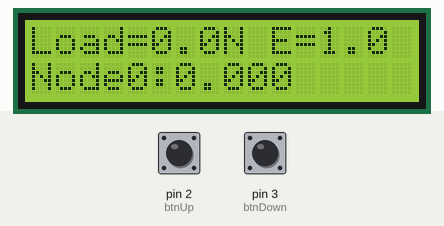
Bench run of a sketch on a simulated Arduino Uno, built with avr-gcc and run on an emulated ATmega328P. Parts: 16×2 character LCD. Inputs (shaded band) come from the test bench; at power-on: pin 2 (btnUp) HIGH, pin 3 (btnDown) HIGH.

Above: at 2.1 s.
At 6.1 s:
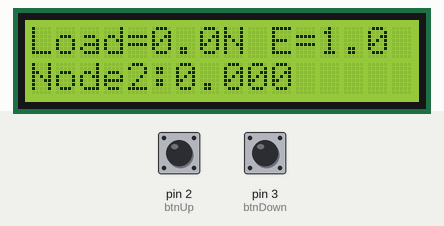
At 10.1 s:
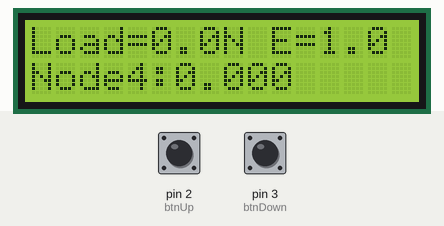
At 20.1 s:
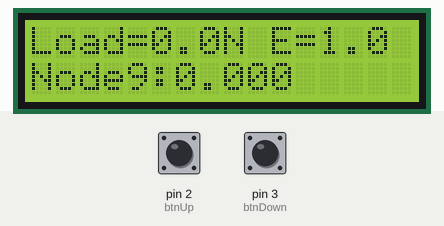
At 30.1 s:
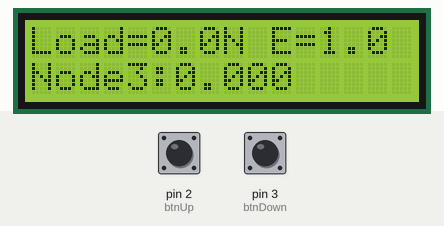
At 38.1 s:
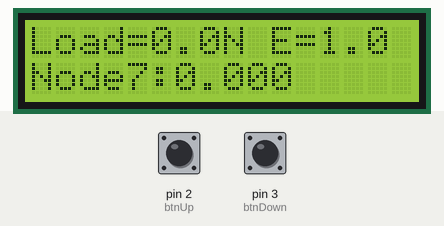

The sketch:

fem-finite-element-method.ino
```cpp
#include <LiquidCrystal.h>
LiquidCrystal lcd(8, 9, 4, 5, 6, 7);

// ======= FEM parameters =======
const int nElems = 10;              // number of elements
const int nNodes = nElems + 1;      // =11 nodes :contentReference[oaicite:5]{index=5}
float L = 1.0;                      // total length (m)
float Le = L / nElems;              // element length :contentReference[oaicite:6]{index=6}
float A = 1.0;                      // cross‑section area (m²)
float Evals[3] = {1.0, 2.0, 5.0};    // three E options :contentReference[oaicite:7]{index=7}
int Eindex = 0;                     // current E selection
float E = Evals[Eindex];

// nodal load vector and solution
float F[nNodes];
float u[nNodes];
float K[nNodes][nNodes];            // global stiffness :contentReference[oaicite:8]{index=8}

// ======= UI pins =======
const int btnUp    = 2;   // increase load
const int btnDown  = 3;   // decrease load :contentReference[oaicite:9]{index=9}
const int btnCycle = 4;   // cycle Young’s E :contentReference[oaicite:10]{index=10}

// UI state
unsigned long lastDebounce = 0;
const unsigned long debounceDelay = 50;
int lastStateUp=HIGH, lastStateDown=HIGH, lastStateCycle=HIGH;
int displayNode = 0;
unsigned long lastRefresh=0;

// solve 11×11 via simple Gauss elimination
void solveSystem(int N, float M[][nNodes], float b[], float x[]) {
  for(int k=0; k<N-1; k++){
    for(int i=k+1; i<N; i++){
      float m = M[i][k] / M[k][k];
      for(int j=k; j<N; j++) M[i][j] -= m * M[k][j];
      b[i] -= m * b[k];
    }
  }
  for(int i=N-1; i>=0; i--){
    float s = b[i];
    for(int j=i+1; j<N; j++) s -= M[i][j]*x[j];
    x[i] = s / M[i][i];
  }
}

void assembleSolve() {
  // zero K & F
  for(int i=0;i<nNodes;i++){
    F[i]=0;
    for(int j=0;j<nNodes;j++) K[i][j]=0;
  }
  // assemble element stiffness ke into K :contentReference[oaicite:11]{index=11}
  float ke = E*A/Le;
  for(int e=0; e<nElems; e++){
    int n1=e, n2=e+1;
    K[n1][n1]+= ke;  K[n1][n2]+= -ke;
    K[n2][n1]+= -ke; K[n2][n2]+= ke;
  }
  // apply Dirichlet BC at node0 (u0=0) :contentReference[oaicite:12]{index=12}
  for(int j=0;j<nNodes;j++){ K[0][j]=0; K[j][0]=0; }
  K[0][0]=1; F[0]=0;
  // apply variable load at last node
  K[nNodes-1][nNodes-1] += 0;  // no modification to stiffness
  F[nNodes-1] = F[nNodes-1];    // already set by button logic
  // solve
  solveSystem(nNodes, K, F, u);
}

void setup() {
  lcd.begin(16,2);
  pinMode(btnUp,    INPUT_PULLUP);
  pinMode(btnDown,  INPUT_PULLUP);
  pinMode(btnCycle, INPUT_PULLUP);
  // initial load
  F[nNodes-1] = 1.0;
  assembleSolve();
}

void loop() {
  unsigned long now = millis();
  // --- read buttons with debounce ---
  int rUp    = digitalRead(btnUp);
  int rDown  = digitalRead(btnDown);
  int rCycle = digitalRead(btnCycle);
  if(rUp   == LOW && lastStateUp   == HIGH && now - lastDebounce > debounceDelay) {
    F[nNodes-1] += 0.5;        // increase load by 0.5 N :contentReference[oaicite:13]{index=13}
    assembleSolve();
    lastDebounce = now;
  }
  if(rDown == LOW && lastStateDown == HIGH && now - lastDebounce > debounceDelay) {
    F[nNodes-1] = max(0.0, F[nNodes-1] - 0.5);  // decrease but not below 0 :contentReference[oaicite:14]{index=14}
    assembleSolve();
    lastDebounce = now;
  }
  if(rCycle== LOW && lastStateCycle== HIGH && now - lastDebounce > debounceDelay) {
    Eindex = (Eindex + 1) % 3;  // cycle E option
    E = Evals[Eindex];
    assembleSolve();
    lastDebounce = now;
  }
  lastStateUp=rUp; lastStateDown=rDown; lastStateCycle=rCycle;

  // --- refresh display every 2 s ---
  if(now - lastRefresh > 2000) {
    lastRefresh = now;
    lcd.clear();
    lcd.setCursor(0,0);
    lcd.print("Load=");
    lcd.print(F[nNodes-1],1);
    lcd.print("N E=");
    lcd.print(E,1);
    lcd.setCursor(0,1);
    lcd.print("Node"); lcd.print(displayNode);
    lcd.print(":"); lcd.print(u[displayNode],3);
    displayNode = (displayNode + 1) % nNodes;
  }
}
```

Measured:
- what the display in image 0 shows lasts 2.0 s, from 2.0 s to 4.0 s
